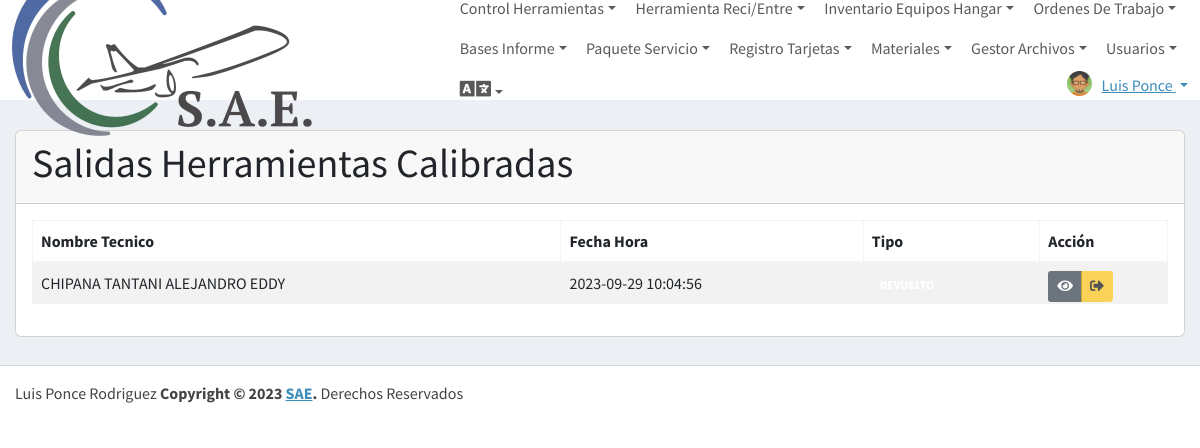
The app's page /VLogCalibradas (signed in) with its own data.
### tables this page shows
CREATE TABLE `mayor_herramientascalibradas` (
  `id_mayor_herramientascalibradas` int(11) NOT NULL,
  `fecha_hora` datetime NOT NULL,
  `usuario` int(11) NOT NULL,
  `tecnico` int(11) NOT NULL,
  `observacion` varchar(250) NOT NULL,
  `id_servicio` int(11) NOT NULL,
  `detalle` text NOT NULL,
  `estado` varchar(50) NOT NULL
);

CREATE TABLE `usuario` (
  `id_usuario` int(11) NOT NULL,
  `nombre_usuario` varchar(100) NOT NULL,
  `email_usuario` varchar(100) NOT NULL,
  `ci_usuario` varchar(30) NOT NULL,
  `pass_usuario` varchar(255) NOT NULL,
  `rol_usuario` varchar(30) NOT NULL,
  `foto_usuario` varchar(100) NOT NULL,
  `fecha_creacion` date NOT NULL,
  `estado_usuario` tinyint(1) NOT NULL
);

### controlador/plantillaControlador.php (called while the page is built)
<?php
class ControladorPlantilla{
    static public function ctrPlantilla(){
        include "vista/plantilla.php";
    }
}

### index.php (called while the page is built, shortened)
<?php
require_once "controlador/plantillaControlador.php";
require_once "controlador/controlherramientasControlador.php";
require_once "modelo/controlherramientasModelo.php";
$plantilla=new ControladorPlantilla();
$plantilla->ctrPlantilla();

### modelo/conexion.php (called while the page is built)
<?php
class Conexion{
    static public function conectar(){
        $host="localhost";
        $db="sistemassae";
        $userDB="root";
        $passDB="";
        $link=new PDO("mysql:host=".$host.";"."dbname=".$db,$userDB,$passDB);
        $link->exec("set names utf8");
        return $link;
    }
}

### modelo/controlherramientasModelo.php (called while the page is built, shortened)
<?php
require_once "conexion.php";
class ModeloControlHerramientas
{
  static public function mdlLogHerraCalibradas()
  {
    $stmt = Conexion::conectar()->prepare("select * from mayor_herramientascalibradas join usuario on usuario.id_usuario=mayor_herramientascalibradas.tecnico");
    $stmt->execute();
    return $stmt->fetchAll();
  }
}

### controlador/controlherramientasControlador.php (called while the page is built, shortened)
<?php
class ControladorHerramientas
{
?>
<?php
  static public function ctrLogHerraCalibradas()
  {
    $respuesta = ModeloControlHerramientas::mdlLogHerraCalibradas();
    return $respuesta;
  }
}

### vista/VLogCalibradas.php (the view, shortened to what this page needs)
<div class="content-wrapper">
  <section class="content-header">
  </section>
  <section class="content">
    <div class="card">
      <div class="card-header">
        <h1 class="card-title">Salidas Herramientas Calibradas</h1>
      </div>
      <div class="card-body">
        <table id="DataTableLogHerramienta" class="table table-bordered table-striped">
          <thead>
            <tr>
              <th>Nombre Tecnico</th>
              <th>Fecha Hora</th>
              <th>Tipo</th>
              <th>Acción</th>
            </tr>
          </thead>
          <tbody>
            <?php
            $logherramientas = ControladorHerramientas::ctrLogHerraCalibradas();
            foreach ($logherramientas as $value) {
            ?>
            <tr>
              <td><?php echo $value["nombre_usuario"]; ?></td>
              <td><?php echo $value["fecha_hora"]; ?></td>
              <?php
              $tipoAcm = 0;
              $cantHerr = json_decode($value["detalle"]);
              foreach ($cantHerr as $cant) {
                $tipoAcm = $tipoAcm + $cant->cantidad;
              }
              ?>
              <td><?php if ($tipoAcm == 0) {
                ?>
                <span class="badge badge-success">DEVUELTO</span>
                <?php
              } else {
                ?>
                <span class="badge badge-danger">PRESTADO</span>
                <?php
              } ?>
              </td>
              <td>
                <div class="btn-group btn-group-sm">
                  <button class="btn btn-secondary" onclick="MVerLogHerraCalibrada(<?php echo $value['id_mayor_herramientascalibradas']; ?>)">
                    <i class="fas fa-eye"></i>
                  </button>
                  <button class="btn btn-warning" onclick="MDevolucionHerrCalibrada(<?php echo $value['id_mayor_herramientascalibradas']; ?>)" <?php if ($tipoAcm == 0) : ?>disabled<?php endif; ?>>
                    <i class="fas fa-sign-out-alt"></i>
                  </button>
                </div>
              </td>
            </tr>
            <?php
            }
            ?>
          </tbody>
        </table>
      </div>
    </div>
  </section>
</div>

### records on screen
mayor_herramientascalibradas: usuario.nombre_usuario "CHIPANA TANTANI ALEJANDRO EDDY", fecha_hora "2023-09-29 10:04:56"

### other values on screen
$_SESSION["nombreUsuario"] "Luis Ponce"
